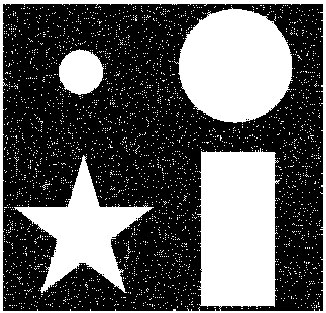
#> input picture res/shapes.jpg, 326 x 313 px
$ python 02_ErosionDilationInteractive.py
#> lines starting #> are read from the running program, lines starting #| are printed output that depends on the picture
import cv2
import numpy as np

# Note: Always try to keep foreground in white
imgPath = "../res/shapes.jpg"
# imgPath = "../res/smarties.png"
# imgPath = "../res/salt_and_pepper_noise_zebra.png"


def nothing(x):
    pass


cv2.namedWindow("Console")
cv2.createTrackbar("bin type", "Console", 0, 1, nothing)
cv2.createTrackbar("bin threshold", "Console", 0, 255, nothing)
cv2.createTrackbar("kernal type", "Console", 0, 2, nothing)
cv2.createTrackbar("kernal size m", "Console", 1, 10, nothing)
cv2.createTrackbar("kernal size n", "Console", 1, 10, nothing)
cv2.createTrackbar("iterations", "Console", 1, 10, nothing)


img = cv2.imread(imgPath)
#> img is the input picture: shape (313, 326, 3); min 0, max 255, mean 93.9
img_gray = cv2.cvtColor(img, cv2.COLOR_BGR2GRAY)


while True:
    # get values from the track bar
    bin_type = cv2.getTrackbarPos("bin type", "Console")
    thVal = cv2.getTrackbarPos("bin threshold", "Console")
    K_type = cv2.getTrackbarPos("kernal type", "Console")
    m = cv2.getTrackbarPos("kernal size m", "Console")
    n = cv2.getTrackbarPos("kernal size n", "Console")
    iteration = cv2.getTrackbarPos("iterations", "Console")
    if m == 0:
        m = 1
    if n == 0:
        n = 1

    # To Binary
    if bin_type == 0:
        _, img_bin = cv2.threshold(img_gray, thVal, 255, cv2.THRESH_BINARY_INV)
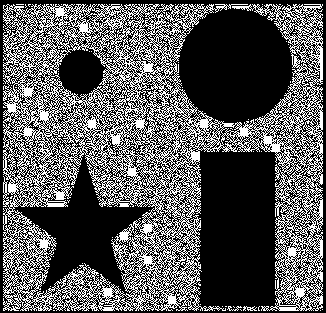
#> img_bin: shape (313, 326); 34.8% white in thin lines or dots
    elif bin_type == 1:
        _, img_bin = cv2.threshold(img_gray, thVal, 255, cv2.THRESH_BINARY)

    # define kernal
    kernal = np.ones((2, 2), np.uint8)
    if K_type == 0:
        kernal = cv2.getStructuringElement(cv2.MORPH_RECT, (m, n))
    elif K_type == 1:
        kernal = cv2.getStructuringElement(cv2.MORPH_ELLIPSE, (m, n))
    elif K_type == 2:
        kernal = cv2.getStructuringElement(cv2.MORPH_CROSS, (m, n))

    # Erosion
    img_erode = cv2.erode(img_bin, kernal, iterations=iteration)

    # Dilation
    img_dilate = cv2.dilate(img_bin, kernal, iterations=iteration)

    cv2.imshow("Original Image", img)
    cv2.imshow("Grayscale Image", img_gray)
    cv2.imshow("Binary Image", img_bin)
    cv2.imshow("Erosion", img_erode)
    cv2.imshow("Dilation", img_dilate)

    key = cv2.waitKey(1)
#> (key Esc is pressed here)
    if key == 27:
        break

cv2.destroyAllWindows()
